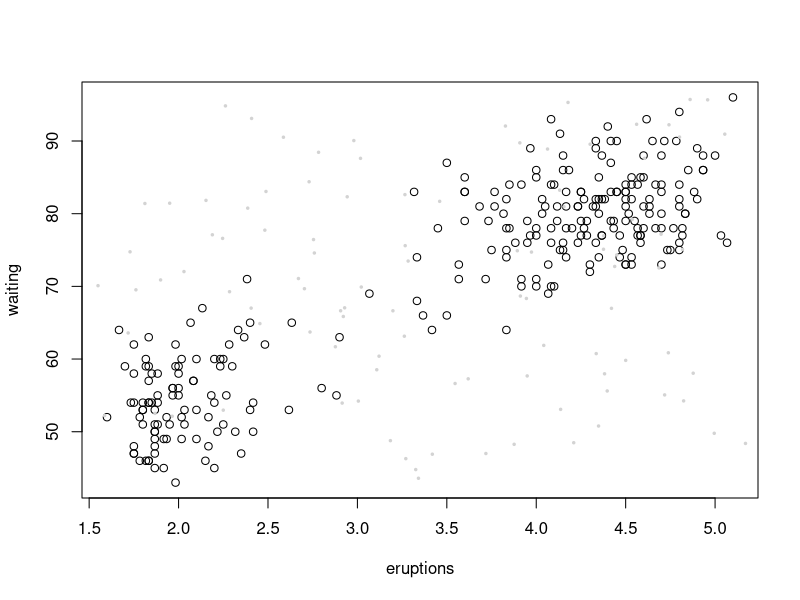
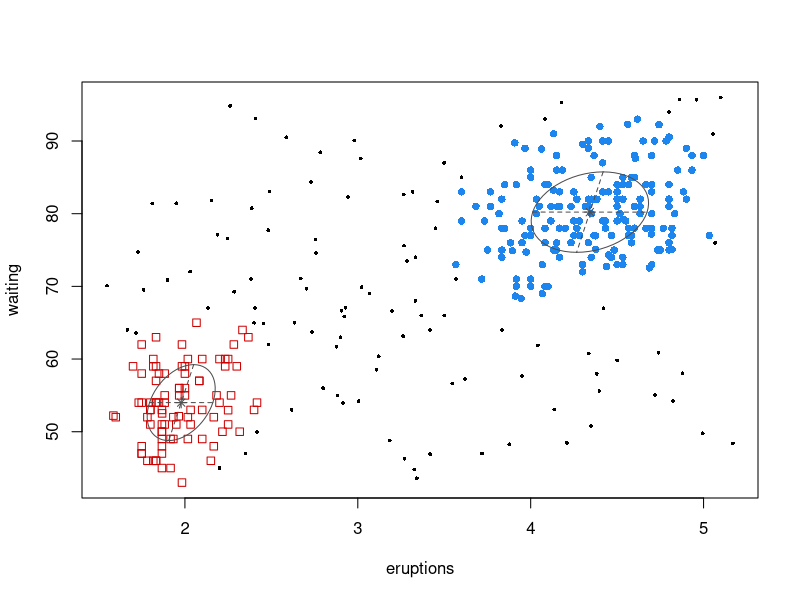
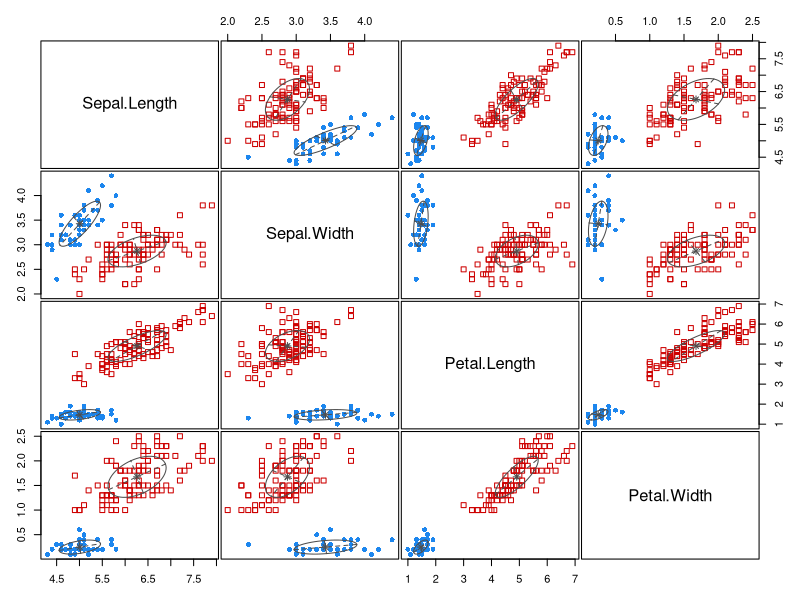

The R script that drew these images, in order:

library("mclust")
mod1 <- Mclust(iris[,1:4])
summary(mod1)

mod2 <- Mclust(iris[,1:4], G = 3)
summary(mod2, parameters = TRUE)

# Using prior
mod3 <- Mclust(iris[,1:4], prior = priorControl())
summary(mod3)

mod4 <- Mclust(iris[,1:4], prior = priorControl(functionName="defaultPrior", shrinkage=0.1))
summary(mod4)

# Clustering of faithful data with some artificial noise added 
nNoise <- 100
set.seed(0) # to make it reproducible
Noise <- apply(faithful, 2, function(x) 
  runif(nNoise, min = min(x)-.1, max = max(x)+.1))
data <- rbind(faithful, Noise)
plot(faithful)
points(Noise, pch = 20, cex = 0.5, col = "lightgrey")
set.seed(0)
NoiseInit <- sample(c(TRUE,FALSE), size = nrow(faithful)+nNoise, 
                    replace = TRUE, prob = c(3,1)/4)
mod5 <- Mclust(data, initialization = list(noise = NoiseInit))
summary(mod5, parameter = TRUE)
plot(mod5, what = "classification")
plot(mod4, what = "classification")
